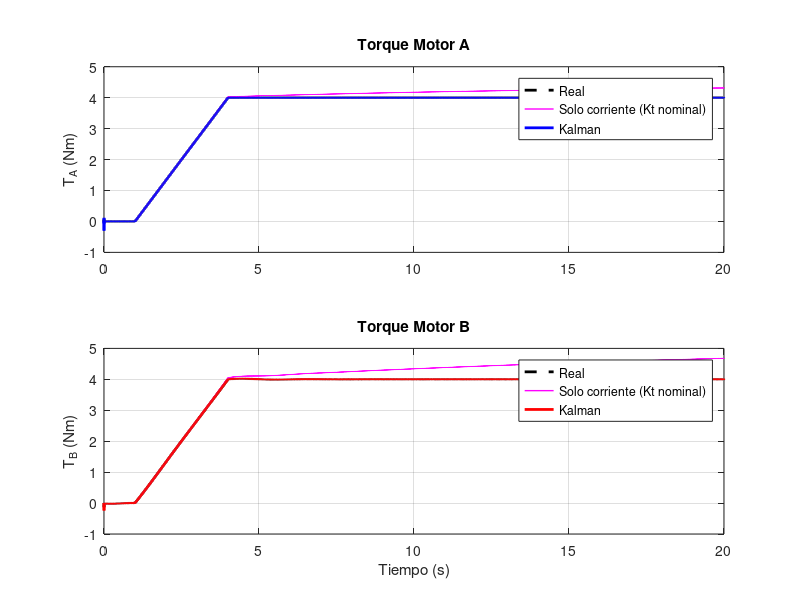
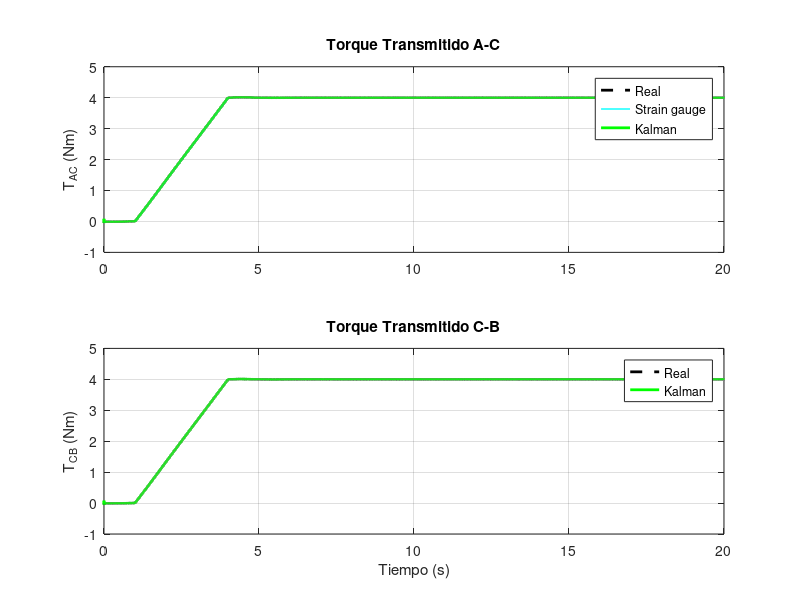
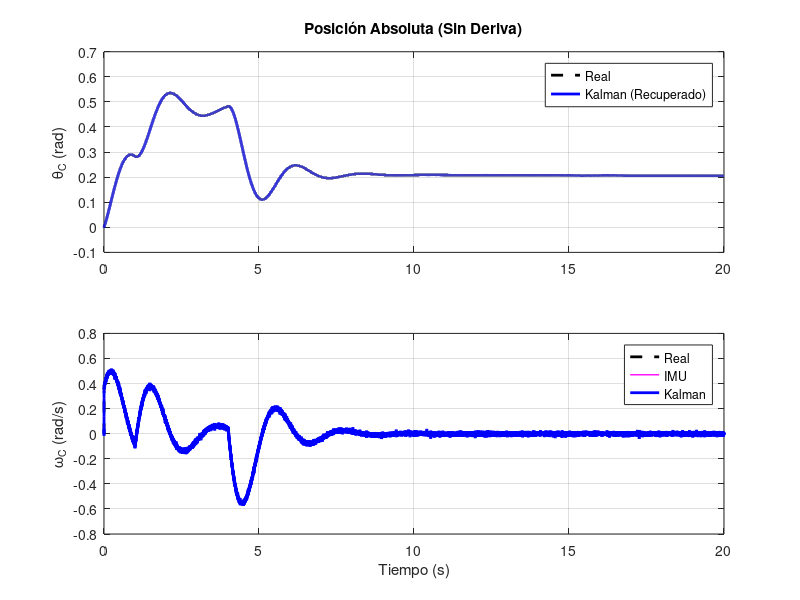

Reproduce these figures in MATLAB, in order.
% =========================================================================
% SIMULACIÓN COMPLETA: SISTEMA DE 3 INERCIAS CON DERIVA TÉRMICA Y KALMAN
% (VERSIÓN CON SENSORES HALL, IMU, SG Y CORRIENTE)
% =========================================================================
clc; clear; close all;

%% 1. PARÁMETROS MECÁNICOS Y ELÉCTRICOS
d = 0.005; 
L = 0.15; 
G = 79.3e9;
J_polar = (pi * d^4) / 32;
k_full = (G * J_polar) / L;      % Rigidez del eje completo
c_full = 0.05;                   % Amortiguamiento de referencia

% Tramos divididos por la aleta central (L/2 -> 2x rigidez)
k1 = 2*k_full;  c1 = 2*c_full;   % Tramo Motor A -> C
k2 = 2*k_full;  c2 = 2*c_full;   % Tramo C -> Motor B

J_A = 4e-4;    % Motor A [kg*m^2]
J_B = 3e-4;    % Motor B [kg*m^2]
J_C = 5e-5;    % Eje + aleta central [kg*m^2]

% Fricción viscosa de rodamientos
b_A = 0.02;    % Motor A [Nms/rad]
b_B = 0.02;    % Motor B [Nms/rad]

% Constantes de torque nominables
Kt_A = 0.06;   % Motor A [Nm/A]
Kt_B = 0.05;   % Motor B [Nm/A]

% FRECUENCIAS NATURALES (Matriz M y K)
M = diag([J_A, J_C, J_B]);
K = [ k1,      -k1,      0;
      -k1,   k1+k2,    -k2;
        0,     -k2,     k2];

[~, Dlam] = eig(K, M);
fn_all = sort(sqrt(max(diag(Dlam),0)) / (2*pi));   % Incluye modo rígido (~0 Hz)
fn1 = fn_all(2);   % Primer modo elástico
fn2 = fn_all(3);   % Segundo modo elástico

% ANCHOS DE BANDA Y ELECTRONICA [Hz]
bw_driver       = 200;
bw_hall         = 500; % Ancho de banda del sensor Hall
bw_imu          = 150;
bw_strain       = 30;
bw_current_filt = 500;

fprintf('=== PARÁMETROS MECÁNICOS CARGADOS ===\n');
fprintf('Rigidez k1 (A-C): %.2f Nm/rad | Rigidez k2 (C-B): %.2f Nm/rad\n', k1, k2);
fprintf('Frecuencias naturales: Modo Rígido = %.2f Hz | Modo 1 = %.2f Hz | Modo 2 = %.2f Hz\n\n', ...
    fn_all(1), fn1, fn2);


%% 2. CONFIGURACIÓN TEMPORAL Y PERFIL DE TORQUE ABIERTO
fs_sim = 5000; 
dt_sim = 1/fs_sim; 
T_sim = 20;   % 20 segundos de simulación
t = (0:dt_sim:T_sim-dt_sim)'; 
N = length(t);

% PERFIL DE TORQUE DEL MOTOR A (Carga, Open-loop)
t_ramp_ini = 1.0; 
t_ramp_fin = 4.0;
idx_r1 = find(t >= t_ramp_ini, 1, 'first');
idx_r2 = find(t >= t_ramp_fin, 1, 'first');

T_A_ref = zeros(N,1);
T_A_ref(idx_r1:idx_r2) = linspace(0, 4.0, idx_r2-idx_r1+1)';
T_A_ref(idx_r2:end) = 4.0;

% DINÁMICA DEL DRIVER DEL MOTOR A (Prueba Lazo Abierto)
I_A_ref = T_A_ref / Kt_A;
tau_drv = 1/(2*pi*bw_driver);       
alpha_drv = dt_sim / (tau_drv + dt_sim);        

I_A_true = zeros(N,1);
for i = 2:N
    I_A_true(i) = I_A_true(i-1) + alpha_drv*(I_A_ref(i) - I_A_true(i-1));
end

% DERIVA TÉRMICA DE Kt (Prueba Lazo Abierto)
I_A_rated = 4.0 / Kt_A;        
tau_thermal = 10;              
alpha_th = dt_sim / (tau_thermal + dt_sim);
kt_drift_A = 0.08;             

heatA = zeros(N,1);
for i = 2:N
    heatA(i) = heatA(i-1) + alpha_th*((I_A_true(i)/I_A_rated)^2 - heatA(i-1));
end

Kt_A_actual = Kt_A * (1 - kt_drift_A*heatA);
T_A_true = Kt_A_actual .* I_A_true;   


%% 3. INICIALIZACIÓN LAZO CERRADO Y FILTRO DE KALMAN
% --- Planta Mecánica (6 estados) ---
Ac6 = [0, 1, 0, 0, 0, 0;
      -k1/J_A, -(c1+b_A)/J_A,  k1/J_A,  c1/J_A, 0, 0;
       0, 0, 0, 1, 0, 0;
       k1/J_C,  c1/J_C, -(k1+k2)/J_C, -(c1+c2)/J_C,  k2/J_C,  c2/J_C;
       0, 0, 0, 0, 0, 1;
       0, 0, k2/J_B, c2/J_B, -k2/J_B, -(c2+b_B)/J_B];
Bc6 = [0,0; 1/J_A,0; 0,0; 0,0; 0,0; 0,-1/J_B];
Maug6d = expm([Ac6, Bc6; zeros(2, 8)]*dt_sim);
Ad6 = Maug6d(1:6, 1:6); 
Bd6 = Maug6d(1:6, 7:8);

x6 = zeros(6, N);
I_A_true = zeros(N,1); T_A_true = zeros(N,1); 
I_B_true = zeros(N,1); T_B_true = zeros(N,1);
heatA = zeros(N,1); heatB = zeros(N,1);
I_A_rated = 4.0/Kt_A; I_B_rated = 3.0/Kt_B;
kt_drift_B = 0.08;

% --- FILTRO DE KALMAN (12 estados) ---
Ac8 = [0, 1, 0, 0, 0, 0, 0, 0;
      -k1/J_A, -(c1+b_A)/J_A,  k1/J_A,  c1/J_A, 0, 0, 1/J_A, 0; 
       0, 0, 0, 1, 0, 0, 0, 0;
       k1/J_C,  c1/J_C, -(k1+k2)/J_C, -(c1+c2)/J_C,  k2/J_C,  c2/J_C, 0, 0;
       0, 0, 0, 0, 0, 1, 0, 0;
       0, 0, k2/J_B, c2/J_B, -k2/J_B, -(c2+b_B)/J_B, 0, -1/J_B; 
       0, 0, 0, 0, 0, 0, 0, 0;
       0, 0, 0, 0, 0, 0, 0, 0];

nx = 12; 
Ac12 = zeros(nx,nx);
Ac12(1:8,1:8) = Ac8;
tau_imu_c = 1/(2*pi*bw_imu); 
tau_sg_c = 1/(2*pi*bw_strain);
Ac12(11,4) = 1/tau_imu_c; 
Ac12(11,11) = -1/tau_imu_c;
Ac12(12,1) = k1/tau_sg_c;
Ac12(12,3) = -k1/tau_sg_c;
Ac12(12,2) = c1/tau_sg_c; 
Ac12(12,4) = -c1/tau_sg_c; 
Ac12(12,12) = -1/tau_sg_c;
Adk = expm(Ac12*dt_sim);

% Matriz de Observación (6 sensores: Hall A, Hall B, TA, TB, IMU, SG)
H = zeros(6,nx); 
H(1,1) = 1;               % Sensor Hall Motor A (thetaA)
H(2,5) = 1;               % Sensor Hall Motor B (thetaB)
H(3,7) = 1; H(3,9) = 1;   % Sensor corriente Motor A (TA_current_est)
H(4,8) = 1; H(4,10) = 1;  % Sensor corriente Motor B (TB_current_est)
H(5,11) = 1;              % IMU (omegaC)
H(6,12) = 1;              % Strain Gauge (T_AC)

noise_hall_std = 0.002;   % Ruido típico para sensor Hall magnético
noise_current_std = 0.03;
noise_gyro_std = 0.02; 
noise_strain_std = 0.005;

% --- Análisis de Observabilidad ---
O_mat = obsv(Adk, H);      % Matriz de observabilidad discreta
rank_O = rank(O_mat);      % Rango (debe ser igual a nx, es decir, 12)
cond_O = cond(O_mat);      % Medida cuantitativa (número de condición)

tau_hall = 1/(2*pi*bw_hall); alpha_hall = dt_sim/(tau_hall+dt_sim);
tau_cs = 1/(2*pi*bw_current_filt); alpha_cs = dt_sim/(tau_cs+dt_sim);
tau_imu = 1/(2*pi*bw_imu); alpha_imu = dt_sim/(tau_imu+dt_sim);
tau_sg = 1/(2*pi*bw_strain); alpha_sg = dt_sim/(tau_sg+dt_sim);

var_hall = noise_hall_std^2 * alpha_hall/(2-alpha_hall);
var_IA = noise_current_std^2 * alpha_cs/(2-alpha_cs);
var_imu = noise_gyro_std^2 * alpha_imu/(2-alpha_imu);
var_sg = noise_strain_std^2 * alpha_sg/(2-alpha_sg);

% Matriz de Covarianza (6x6)
R = diag([var_hall, var_hall, (Kt_A^2)*var_IA, (Kt_B^2)*var_IA, var_imu, var_sg]);
Q = diag([1e-10, 5e-5, 1e-10, 5e-5, 1e-10, 5e-5, 0.01*dt_sim, 0.01*dt_sim, 1e-5*dt_sim, 1e-5*dt_sim, 1e-8, 1e-8]);

x_est = zeros(nx,1);
P = diag([1e-4, 1, 1e-4, 1, 1e-4, 1, 10, 10, 1, 1, 1, 1]);

X_hist = zeros(nx, N);
thetaA_meas = zeros(N,1); thetaB_meas = zeros(N,1);
TA_current_est = zeros(N,1); TB_current_est = zeros(N,1);
omegaC_meas = zeros(N,1); SG_meas = zeros(N,1);
T_A_cmd = zeros(N,1);

IA_meas = 0; IB_meas = 0; 

Kp_pos = 1; Ki_pos = 5; Kd_pos = 0.5; 
integral_max = 10; theta_C_target = 0.2; theta_err_int = 0;


%% LIMITES DE SEGURIDAD (FAIL SAFES)
max_angle_rad = 135 * (pi / 180);       
max_speed_rads = 1000 * (2*pi / 60);    
max_torque_Nm = 8.0;                    
system_fault = false;
fault_time = NaN;
fault_reason = ''; % <-- Nueva variable para almacenar la causa exacta

%% 4. BUCLE EN TIEMPO REAL (Simulación Lazo Cerrado)
for i = 2:N
    
    if ~system_fault
        T_AC_prev = k1*(x6(1,i-1)-x6(3,i-1)) + c1*(x6(2,i-1)-x6(4,i-1));
        T_CB_prev = k2*(x6(3,i-1)-x6(5,i-1)) + c2*(x6(4,i-1)-x6(6,i-1));
        
        % Lógica desglozada para identificar la causa raíz
        if abs(x6(1,i-1)) >= max_angle_rad || abs(x6(5,i-1)) >= max_angle_rad
            system_fault = true;
            fault_time = t(i);
            fault_reason = 'Límite de ÁNGULO superado (>= 135°)';
            
        elseif abs(x6(2,i-1)) >= max_speed_rads || abs(x6(6,i-1)) >= max_speed_rads
            system_fault = true;
            fault_time = t(i);
            fault_reason = 'Límite de VELOCIDAD superado (>= 1000 RPM)';
            
        elseif abs(T_A_true(i-1)) >= max_torque_Nm || abs(T_B_true(i-1)) >= max_torque_Nm || ...
               abs(T_AC_prev) >= max_torque_Nm || abs(T_CB_prev) >= max_torque_Nm
            system_fault = true;
            fault_time = t(i);
            fault_reason = sprintf('Límite de TORQUE superado (>= %.1f Nm)', max_torque_Nm);
        end
    end

    if system_fault
        T_A_cmd(i) = 0;
        I_A_ref_i = 0;
        T_B_cmd_i = 0;
        I_B_ref_i = 0;
    else
        % Motor A
        biasA_estimado = x_est(9); 
        T_A_cmd(i) = T_A_ref(i) + biasA_estimado; 
        I_A_ref_i = T_A_cmd(i) / Kt_A;
        
        % Motor B (Lazo Cerrado PID)
        % CRÍTICO: El PID vuelve a usar la estimación del Kalman (x_est) porque 
        % los sensores Hall recuperaron la observabilidad de la posición absoluta.
        theta_err = theta_C_target - x_est(3);
        theta_err_int = max(min(theta_err_int + dt_sim*theta_err, integral_max), -integral_max);
        T_B_cmd_i = -(Kp_pos*theta_err + Ki_pos*theta_err_int + Kd_pos*(0 - x_est(4)));
        I_B_ref_i = T_B_cmd_i / Kt_B;
    end
    
    I_A_true(i) = I_A_true(i-1) + alpha_drv*(I_A_ref_i - I_A_true(i-1));
    heatA(i) = heatA(i-1) + alpha_th*((I_A_true(i)/I_A_rated)^2 - heatA(i-1));
    Kt_A_actual = Kt_A * (1 - kt_drift_A*heatA(i));
    T_A_true(i) = Kt_A_actual * I_A_true(i);

    I_B_true(i) = I_B_true(i-1) + alpha_drv*(I_B_ref_i - I_B_true(i-1));
    heatB(i) = heatB(i-1) + alpha_th*((I_B_true(i)/I_B_rated)^2 - heatB(i-1));
    Kt_B_actual = Kt_B * (1 - kt_drift_B*heatB(i));
    T_B_true(i) = Kt_B_actual * I_B_true(i);

    u_plant = [T_A_true(i); T_B_true(i)];

    x6(:,i) = Ad6*x6(:,i-1) + Bd6*u_plant; 
    
    theta_A_true_i = x6(1,i); omega_A_true_i = x6(2,i);
    theta_C_true_i = x6(3,i); omega_C_true_i = x6(4,i);
    theta_B_true_i = x6(5,i); omega_B_true_i = x6(6,i);
    T_AC_true_i = k1*(theta_A_true_i-theta_C_true_i) + c1*(omega_A_true_i-omega_C_true_i);

    % --- Adquisición de Sensores ---
    
    % Sensores Hall
    thA_raw = theta_A_true_i + noise_hall_std*randn;
    thB_raw = theta_B_true_i + noise_hall_std*randn;
    thetaA_meas(i) = thetaA_meas(i-1) + alpha_hall*(thA_raw - thetaA_meas(i-1));
    thetaB_meas(i) = thetaB_meas(i-1) + alpha_hall*(thB_raw - thetaB_meas(i-1));

    % Corriente
    IA_raw = I_A_true(i) + noise_current_std*randn;
    IB_raw = I_B_true(i) + noise_current_std*randn;
    IA_meas = IA_meas + alpha_cs*(IA_raw - IA_meas);
    IB_meas = IB_meas + alpha_cs*(IB_raw - IB_meas);
    TA_current_est(i) = Kt_A * IA_meas;
    TB_current_est(i) = Kt_B * IB_meas;

    % IMU y SG
    wC_raw = omega_C_true_i + noise_gyro_std*randn;
    omegaC_meas(i) = omegaC_meas(i-1) + alpha_imu*(wC_raw - omegaC_meas(i-1));

    SG_raw = T_AC_true_i + noise_strain_std*randn;
    SG_meas(i) = SG_meas(i-1) + alpha_sg*(SG_raw - SG_meas(i-1));

    % --- Filtro de Kalman (6 mediciones) ---
    x_pred = Adk*x_est;
    P_pred = Adk*P*Adk' + Q;
    
    % Vector z actualizado con las 6 variables
    z = [thetaA_meas(i); thetaB_meas(i); TA_current_est(i); TB_current_est(i); omegaC_meas(i); SG_meas(i)];
         
    y_innov = z - H*x_pred;
    S = H*P_pred*H' + R;
    K = (P_pred*H') / S;

    x_est = x_pred + K*y_innov;
    P = (eye(nx) - K*H)*P_pred;
    X_hist(:,i) = x_est;
end

% Cálculos derivados
thetaA_kf = X_hist(1,:)'; omegaA_kf = X_hist(2,:)';
thetaC_kf = X_hist(3,:)'; omegaC_kf = X_hist(4,:)';
thetaB_kf = X_hist(5,:)'; omegaB_kf = X_hist(6,:)';
T_A_kf    = X_hist(7,:)'; T_B_kf    = X_hist(8,:)';
biasA_kf  = X_hist(9,:)'; biasB_kf  = X_hist(10,:)';

T_AC_kf = k1*(thetaA_kf-thetaC_kf) + c1*(omegaA_kf-omegaC_kf);
T_CB_kf = k2*(thetaC_kf-thetaB_kf) + c2*(omegaC_kf-omegaB_kf);

theta_C_true = x6(3,:)'; omega_C_true = x6(4,:)';
T_AC_true = k1*(x6(1,:)'-x6(3,:)') + c1*(x6(2,:)'-x6(4,:)');
T_CB_true = k2*(x6(3,:)'-x6(5,:)') + c2*(x6(4,:)'-x6(6,:)');

%% 5. GRÁFICOS Y MÉTRICAS
% Figura 1: Torques
figure('Name', 'Torque Motor A y Motor B', 'Color', 'w', 'Position', [50,50,950,700]);
subplot(2,1,1);
plot(t, T_A_true, 'k--', 'LineWidth', 2); hold on;
plot(t, TA_current_est, 'm', 'LineWidth', 1); plot(t, T_A_kf, 'b', 'LineWidth', 2);
if system_fault, xline(fault_time, 'r--', 'HandleVisibility', 'off'); end
ylabel('T_A (Nm)'); grid on; xlim([0 T_sim]);
legend('Real', 'Solo corriente (Kt nominal)', 'Kalman', 'Location', 'best'); title('Torque Motor A');
subplot(2,1,2);
plot(t, T_B_true, 'k--', 'LineWidth', 2); hold on;
plot(t, TB_current_est, 'm', 'LineWidth', 1); plot(t, T_B_kf, 'r', 'LineWidth', 2);
if system_fault, xline(fault_time, 'r--', 'HandleVisibility', 'off'); end
ylabel('T_B (Nm)'); xlabel('Tiempo (s)'); grid on; xlim([0 T_sim]);
legend('Real', 'Solo corriente (Kt nominal)', 'Kalman', 'Location', 'best'); title('Torque Motor B');

% Figura 2: Torque Transmitido
figure('Name', 'Torque Transmitido', 'Color', 'w', 'Position', [70,70,950,700]);
subplot(2,1,1);
plot(t, T_AC_true, 'k--', 'LineWidth', 2); hold on;
plot(t, SG_meas, 'c', 'LineWidth', 1); plot(t, T_AC_kf, 'g', 'LineWidth', 2);
if system_fault, xline(fault_time, 'r--', 'HandleVisibility', 'off'); end
ylabel('T_{AC} (Nm)'); grid on; xlim([0 T_sim]);
legend('Real', 'Strain gauge', 'Kalman', 'Location', 'best'); title('Torque Transmitido A-C');
subplot(2,1,2);
plot(t, T_CB_true, 'k--', 'LineWidth', 2); hold on; plot(t, T_CB_kf, 'g', 'LineWidth', 2);
if system_fault, xline(fault_time, 'r--', 'HandleVisibility', 'off'); end
ylabel('T_{CB} (Nm)'); xlabel('Tiempo (s)'); grid on; xlim([0 T_sim]);
legend('Real', 'Kalman', 'Location', 'best'); title('Torque Transmitido C-B');

% Figura 3: Cinemática Disco C
figure('Name', 'Cinemática Disco C', 'Color', 'w', 'Position', [90,90,950,700]);
subplot(2,1,1);
plot(t, theta_C_true, 'k--', 'LineWidth', 2); hold on; plot(t, thetaC_kf, 'b', 'LineWidth', 2);
if system_fault, xline(fault_time, 'r--', 'HandleVisibility', 'off'); end
ylabel('\theta_C (rad)'); grid on; xlim([0 T_sim]); legend('Real', 'Kalman (Recuperado)', 'Location', 'best');
title('Posición Absoluta (Sin Deriva)');
subplot(2,1,2);
plot(t, omega_C_true, 'k--', 'LineWidth', 2); hold on;
plot(t, omegaC_meas, 'm', 'LineWidth', 1); plot(t, omegaC_kf, 'b', 'LineWidth', 2);
if system_fault, xline(fault_time, 'r--', 'HandleVisibility', 'off'); end
ylabel('\omega_C (rad/s)'); xlabel('Tiempo (s)'); grid on; xlim([0 T_sim]); legend('Real', 'IMU', 'Kalman');

% Métricas
rmse = @(e) sqrt(mean(e.^2));
mejora = @(rmse_crudo, rmse_kf) ((rmse_crudo - rmse_kf)/rmse_crudo)*100;

fprintf('=== MÉTRICAS DE DESEMPEÑO ===\n');
fprintf('T_A - RMSE corriente: %.4f Nm | RMSE Kalman: %.4f Nm | Mejora: %.2f %%\n', ...
    rmse(TA_current_est - T_A_true), rmse(T_A_kf - T_A_true), mejora(rmse(TA_current_est - T_A_true), rmse(T_A_kf - T_A_true)));
fprintf('T_B - RMSE corriente: %.4f Nm | RMSE Kalman: %.4f Nm | Mejora: %.2f %%\n', ...
    rmse(TB_current_est - T_B_true), rmse(T_B_kf - T_B_true), mejora(rmse(TB_current_est - T_B_true), rmse(T_B_kf - T_B_true)));
fprintf('--- Torque Transmitido ---\n');
fprintf('T_AC - RMSE strain: %.4f Nm | RMSE Kalman: %.4f Nm | Mejora: %.2f %%\n', ...
    rmse(SG_meas - T_AC_true), rmse(T_AC_kf - T_AC_true), mejora(rmse(SG_meas - T_AC_true), rmse(T_AC_kf - T_AC_true)));
fprintf('T_CB - RMSE Kalman (sin sensor): %.4f Nm\n', rmse(T_CB_kf - T_CB_true));
fprintf('==============================\n\n');

fprintf('=== EVALUACIÓN DE ANCHO DE BANDA ===\n');
bw_ctrl_loop = sqrt(Kp_pos/J_B)/(2*pi);
fprintf('Ancho de banda del lazo de control de B: %.2f Hz\n', bw_ctrl_loop);

if bw_driver > 5*bw_ctrl_loop
    fprintf('>> OK: Driver (%d Hz) > 5x ancho de banda de control (%.2f Hz).\n', bw_driver, bw_ctrl_loop);
else
    fprintf('>> ALERTA: Driver (%d Hz) podría limitar el control.\n', bw_driver);
end

if bw_current_filt > 5*fn1
    fprintf('>> OK: Filtro corriente (%d Hz) resuelve fn1 (BW > 5x fn1).\n', bw_current_filt);
else
    fprintf('>> ALERTA: Filtro corriente (%d Hz) podría no resolver fn1.\n', bw_current_filt);
end
fprintf('=====================================================\n\n');

fprintf('=== ESTADO DE SEGURIDAD (FAIL SAFES) ===\n');
if system_fault
    fprintf('!!! ADVERTENCIA: Se disparó un FAIL SAFE a los %.3f segundos !!!\n', fault_time);
    fprintf('Causa específica: %s\n', fault_reason); % <-- Imprime la razón exacta
else
    fprintf('Estado: OK. No se detectaron violaciones a los límites angulares, cinemáticos ni de torque.\n');
end
fprintf('=====================================================\n');

fprintf('=== ANÁLISIS DE OBSERVABILIDAD ===\n');
fprintf('Rango de la matriz: %d / %d\n', rank_O, nx);
fprintf('Número de condición: %.2e (valores menores indican mejor observabilidad numérica)\n', cond_O);
if rank_O == nx
    fprintf('>> OK: El sistema es COMPLETAMENTE OBSERVABLE con los 6 sensores actuales.\n');
else
    fprintf('>> ALERTA: El sistema NO es completamente observable. Rango deficiente.\n');
end
fprintf('=====================================================\n\n');
